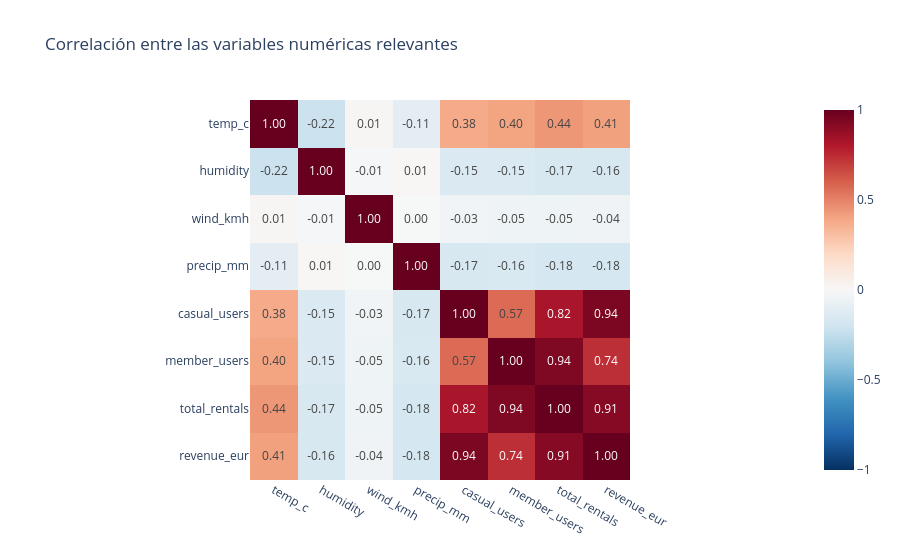

The code cell stored with this chart in its notebook:
### Markdown cell above
d) (0.75 pts) Elabora **dos** visualizaciones:

1. Un gráfico de correlación entre variables numéricas relevantes (por ejemplo `temp_c`, `humidity`, `wind_kmh`, `precip_mm`, `casual_users`, `member_users`, `total_rentals`, `revenue_eur`).
2. Un gráfico que muestre la demanda media (`total_rentals`) por `hour` (y, si quieres, separando fin de semana / laborable)

Comenta 2–3 hallazgos (correlaciones, horas punta, efecto del clima, etc.).

### Code cell
# 1. Un gráfico de correlación entre variables numéricas relevantes
variables = ["temp_c", "humidity", "wind_kmh", "precip_mm", "casual_users", "member_users", "total_rentals", "revenue_eur"]
corr = mobilityData[variables].corr()

fig = px.imshow(corr, text_auto=".2f", color_continuous_scale="RdBu_r", zmin=-1, zmax=1,title="Correlación entre las variables numéricas relevantes")


fig.show()

### Figure 1 — Plotly figure (JSON) as saved in the notebook; plotly's stock layout.template omitted (floating-point values rounded to 4 significant figures)
{"data": [{"coloraxis": "coloraxis", "hovertemplate": "x: %{x}<br>y: %{y}<br>color: %{z}<extra></extra>", "name": "0", "texttemplate": "%{z:.2f}", "type": "heatmap", "x": ["temp_c", "humidity", "wind_kmh", "precip_mm", "casual_users", "member_users", "total_rentals", "revenue_eur"], "xaxis": "x", "y": ["temp_c", "humidity", "wind_kmh", "precip_mm", "casual_users", "member_users", "total_rentals", "revenue_eur"], "yaxis": "y", "z": [[1.0, -0.2152, 0.01498, -0.1068, 0.3764, 0.4035, 0.4406, 0.4105], [-0.2152, 1.0, -0.0089, 0.01034, -0.1476, -0.1534, -0.1694, -0.1614], [0.01498, -0.0089, 1.0, -0.004607, -0.03495, -0.0475, -0.04784, -0.04108], [-0.1068, 0.01034, -0.004607, 1.0, -0.1709, -0.1564, -0.1815, -0.1798], [0.3764, -0.1476, -0.03495, -0.1709, 1.0, 0.5692, 0.8229, 0.9437], [0.4035, -0.1534, -0.0475, -0.1564, 0.5692, 1.0, 0.9355, 0.7369], [0.4406, -0.1694, -0.04784, -0.1815, 0.8229, 0.9355, 1.0, 0.9146], [0.4105, -0.1614, -0.04108, -0.1798, 0.9437, 0.7369, 0.9146, 1.0]]}], "layout": {"coloraxis": {"autocolorscale": false, "cmax": 1, "cmin": -1, "colorscale": [[0, "rgb(5,48,97)"], [0.1, "rgb(33,102,172)"], [0.2, "rgb(67,147,195)"], [0.3, "rgb(146,197,222)"], [0.4, "rgb(209,229,240)"], [0.5, "rgb(247,247,247)"], [0.6, "rgb(253,219,199)"], [0.7, "rgb(244,165,130)"], [0.8, "rgb(214,96,77)"], [0.9, "rgb(178,24,43)"], [1, "rgb(103,0,31)"]]}, "title": {"text": "Correlación entre las variables numéricas relevantes"}, "xaxis": {"anchor": "y", "constrain": "domain", "domain": [0, 1], "scaleanchor": "y"}, "yaxis": {"anchor": "x", "autorange": "reversed", "constrain": "domain", "domain": [0, 1]}}}
